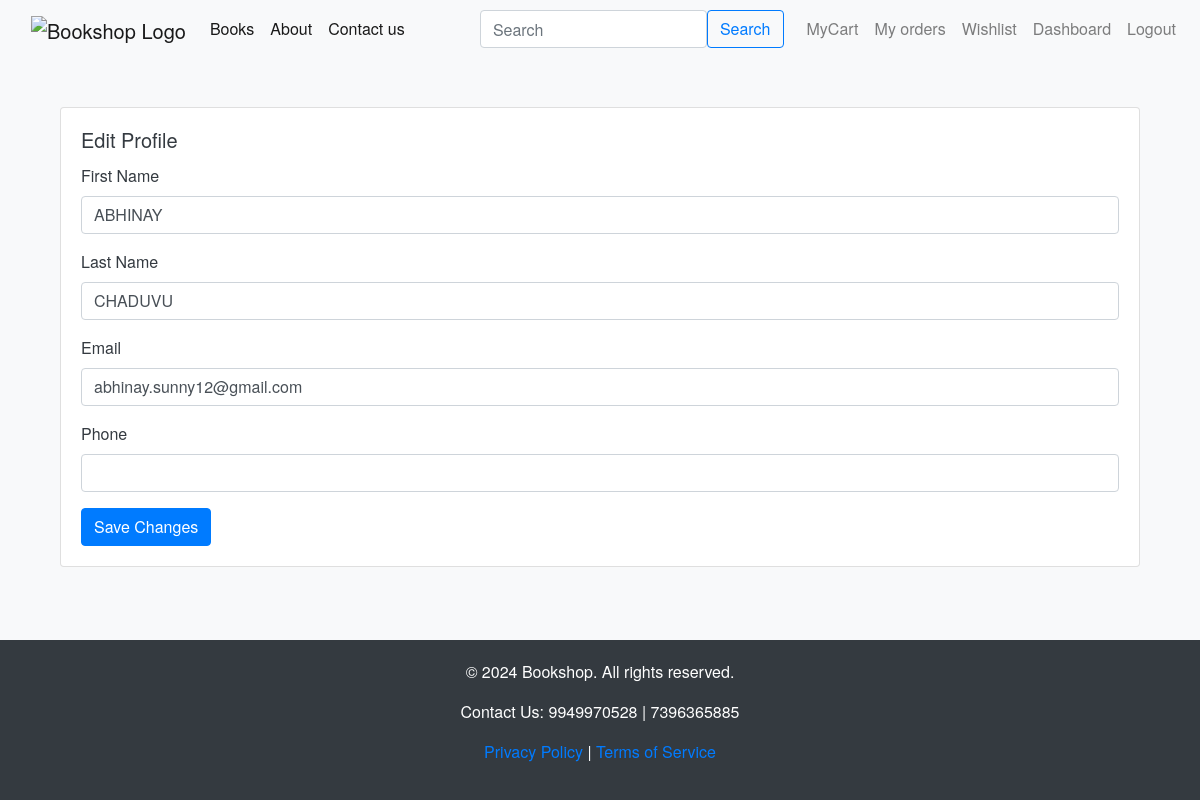
Screenshot of /edit_profile (signed in) with the database file from the repository.
### app.py (models this page shows)
class User(db.Model):
    __tablename__ = 'users'
    UserID = db.Column(db.Integer, primary_key=True)
    FirstName = db.Column(db.String(50), nullable=False)
    LastName = db.Column(db.String(50), nullable=False)
    Email = db.Column(db.String(100), unique=True, nullable=False)
    PasswordHash = db.Column(db.String(100), nullable=False)
    Phone = db.Column(db.String(20), nullable=True)
    RegistrationDate = db.Column(db.DateTime, nullable=False, default=datetime.utcnow )
    UserType = db.Column(db.String(20), nullable=False, default='customer')
    GSTPanNumber = db.Column(db.String(20), nullable=True)
    Products = db.relationship('Products', backref='merchant', lazy=True)

### app.py (the view, shortened to what this page needs)
@app.route('/edit_profile', methods=['GET', 'POST'])
def edit_profile():
    if 'user_id' not in session:
        return redirect(url_for('login'))  # Redirect to login if user is not logged in
    user = User.query.get(session['user_id'])
    if not user:
        return redirect(url_for('login'))  # Redirect to login if user not found
    return render_template('edit_profile.html', user=user)

### templates/edit_profile.html (shortened to what this page needs)
{% extends 'base.html' %}
{% block body %}
<div class="container mt-5">
  <div class="card">
    <div class="card-body">
      <h5 class="card-title">Edit Profile</h5>
      <form method="POST" action="{{ url_for('edit_profile') }}">
        <div class="form-group">
          <label for="FirstName">First Name</label>
          <input type="text" class="form-control" id="FirstName" name="FirstName" value="{{ user.FirstName }}" required>
        </div>
        <div class="form-group">
          <label for="LastName">Last Name</label>
          <input type="text" class="form-control" id="LastName" name="LastName" value="{{ user.LastName }}" required>
        </div>
        <div class="form-group">
          <label for="Email">Email</label>
          <input type="email" class="form-control" id="Email" name="Email" value="{{ user.Email }}" required>
        </div>
        <div class="form-group">
          <label for="Phone">Phone</label>
          <input type="text" class="form-control" id="Phone" name="Phone" value="{{ user.Phone }}">
        </div>
        <button type="submit" class="btn btn-primary">Save Changes</button>
      </form>
    </div>
  </div>
</div>
{% endblock body %}

### templates/base.html (style rules this page uses)
body { background-color: #f8f9fa; color: #343a40; font-family: 'Helvetica Neue', Helvetica, Arial, sans-serif; display: flex; flex-direction: column; min-height: 100vh; margin: 0; }
.btn-primary { background-color: #007bff; border-color: #007bff; }
.container { flex: 1; }

### rows the page displays
User: FirstName "ABHINAY", LastName "CHADUVU", Email "abhinay.sunny12@gmail.com"
